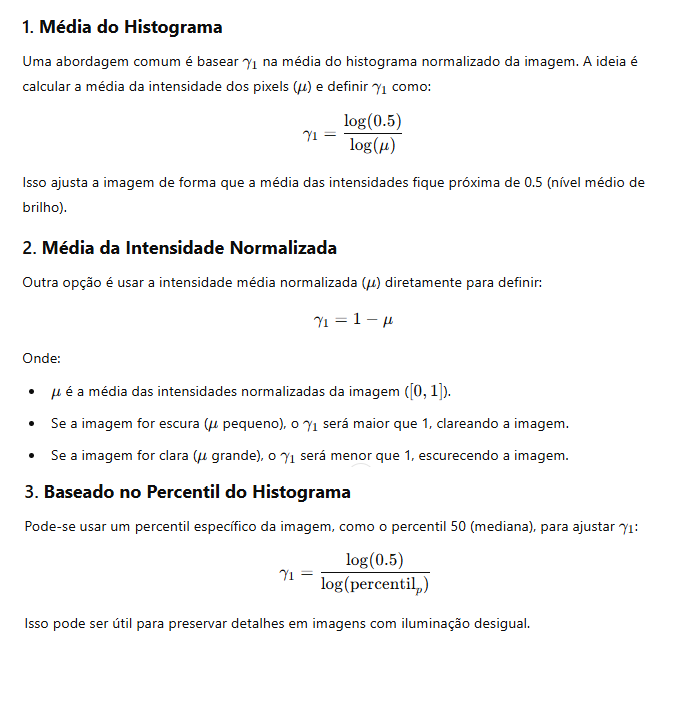
#> input picture PDI/Aula 2025 Histogramas/tipos de calculo de correcao gama.png, 681 x 705 px
$ python 'ccf 394 2025 AUla 2 cod 5 Correção Gama.py'
#> lines starting #> are read from the running program, lines starting #| are printed output that depends on the picture
import cv2
import numpy as np

def calcular_gamma(img, metodo="media"):
    """ Calcula o valor ótimo de gamma baseado no método escolhido """
    img_norm = img / 255.0  # Normaliza para o intervalo [0,1]

    if metodo == "media":
        media = np.mean(img_norm)
        gamma = np.log(0.5) / np.log(media) if media > 0 else 1.0
    elif metodo == "percentil":
        percentil_50 = np.percentile(img_norm, 50)
        gamma = np.log(0.5) / np.log(percentil_50) if percentil_50 > 0 else 1.0
    elif metodo == "inverso_media":
        media = np.mean(img_norm)
        gamma = 1 - media if media > 0 else 1.0
    else:
        gamma = 1.0  # Valor padrão se o método não for reconhecido

    return gamma

def aplicar_correcao_gamma(img, gamma):
    """ Aplica a correção gama na imagem """
    lut = np.array([(i / 255.0) ** gamma * 255 for i in range(256)]).astype("uint8")
    return cv2.LUT(img, lut)

# Leitura da imagem
caminho_imagem = "tipos de calculo de correcao gama.png"  # Substitua pelo caminho correto da sua imagem
img = cv2.imread(caminho_imagem)
#> img is the input picture: shape (705, 681, 3); mean B, G, R 246.5, 246.5, 246.5
cv2.imshow("Cálculos de Gamma",img)
cv2.waitKey(3000)


caminho_imagem = "wiki.png"  # Substitua pelo caminho correto da sua imagem
img = cv2.imread(caminho_imagem)
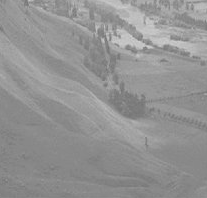
#> input picture PDI/Aula 2025 Histogramas/wiki.png, 207 x 198 px
#> img is the input picture: shape (198, 207, 3); min 114, max 208, mean 147

# Verifica se a imagem foi carregada corretamente
if img is None:
    print("Erro ao carregar a imagem. Verifique o caminho do arquivo.")
else:
    # Converte para escala de cinza
    img_gray = cv2.cvtColor(img, cv2.COLOR_BGR2GRAY)

    # Calcula gamma pelos três métodos
    gamma_media = calcular_gamma(img_gray, metodo="media")
#> in calcular_gamma, `media = np.mean(img_norm)`: media = 0.576
#> in calcular_gamma, `gamma = np.log(0.5) / np.log(media) if media > 0 else 1.0`: gamma = 1.26
#> gamma_media = 1.26
    gamma_percentil = calcular_gamma(img_gray, metodo="percentil")
#> gamma_percentil = 1.21
    gamma_inverso_media = calcular_gamma(img_gray, metodo="inverso_media")
#> gamma_inverso_media = 0.424

    print(f"Gamma (media): {gamma_media:.4f}")
#| Gamma (media): 1.2581
    print(f"Gamma (percentil 50): {gamma_percentil:.4f}")
#| Gamma (percentil 50): 1.2130
    print(f"Gamma (1 - media): {gamma_inverso_media:.4f}")
#| Gamma (1 - media): 0.4236

    # Aplica as correções
    img_corrigida_media = aplicar_correcao_gamma(img_gray, gamma_media)
#> in aplicar_correcao_gamma, `lut = np.array([(i / 255.0) ** gamma * 255 for i in range(256)]).astyp..`: lut = 256 values from 0 to 255
#> in aplicar_correcao_gamma, `return cv2.LUT(img, lut)`:
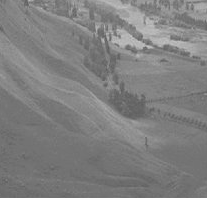
#> returned value: shape (198, 207); min 92, max 197, mean 127.2
    img_corrigida_percentil = aplicar_correcao_gamma(img_gray, gamma_percentil)
    img_corrigida_inverso_media = aplicar_correcao_gamma(img_gray, gamma_inverso_media)
#> call 3 of aplicar_correcao_gamma, with gamma = 0.424
#> in aplicar_correcao_gamma (call 3), `return cv2.LUT(img, lut)`:
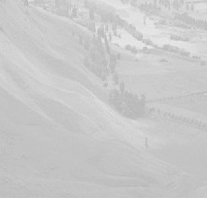
#> returned value: shape (198, 207); min 181, max 233, mean 201.2

    # Combina as imagens para exibição
    resultado = np.hstack((img_gray, img_corrigida_media, img_corrigida_percentil, img_corrigida_inverso_media))
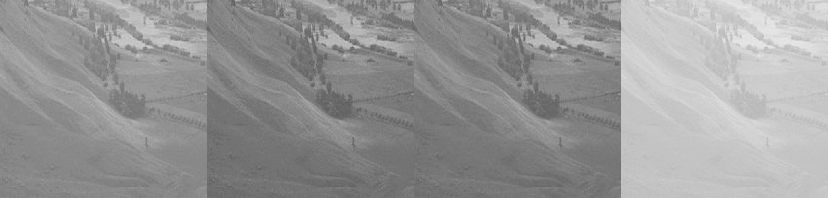
#> resultado: shape (198, 828); min 92, max 233, mean 151.4

    # Exibe as imagens
    cv2.imshow("Original                | Gama (media)      | Gama (percentil)     | Gama (1 - media)", resultado)

    # Salvar as imagens corrigidas
    cv2.imwrite("imagem_corrigida_media.jpg", img_corrigida_media)
    cv2.imwrite("imagem_corrigida_percentil.jpg", img_corrigida_percentil)
    cv2.imwrite("imagem_corrigida_inverso_media.jpg", img_corrigida_inverso_media)

    # Aguarda uma tecla e fecha as janelas
    cv2.waitKey(0)
    cv2.destroyAllWindows()
